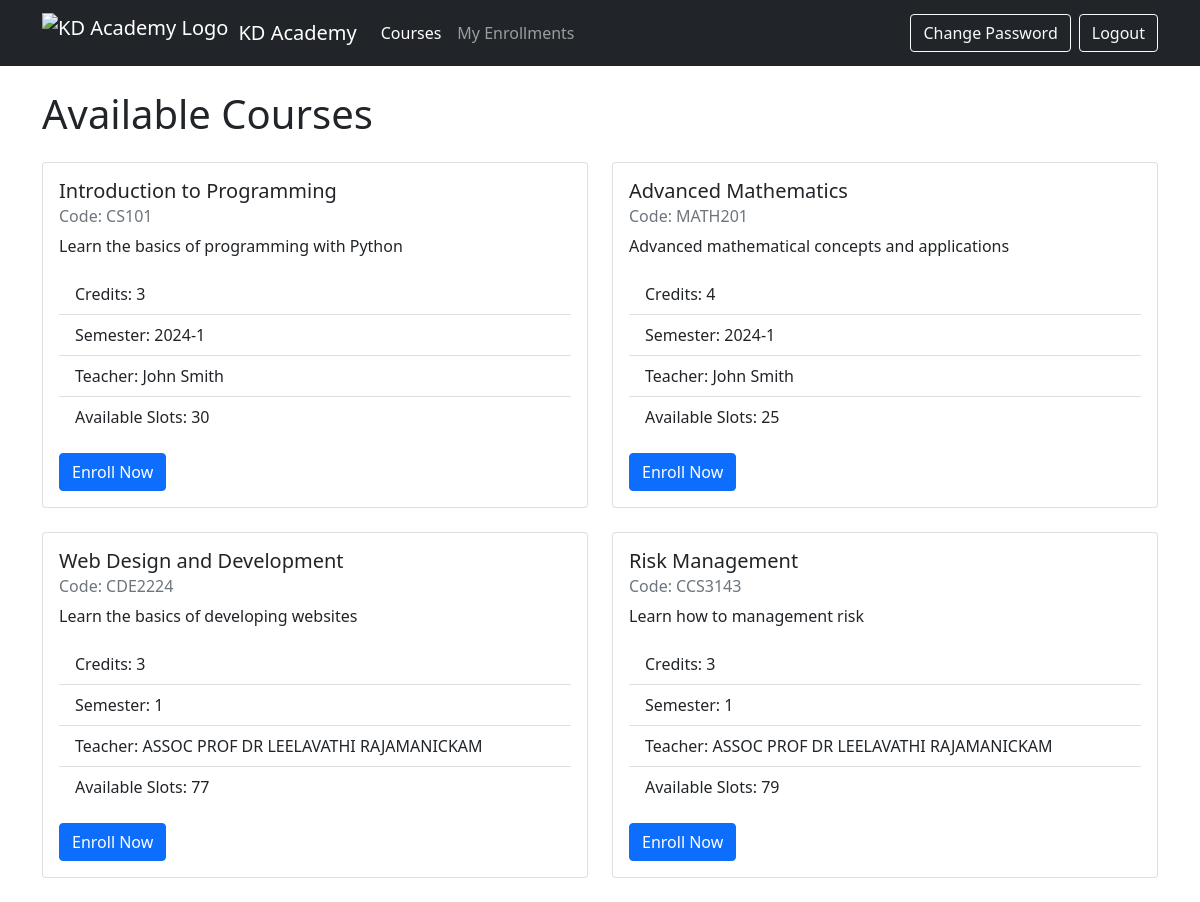
The page /courses.php (signed in) on the database its author committed.
### tables this page shows
CREATE TABLE `courses` (
  `id` int(11) NOT NULL,
  `course_code` varchar(20) NOT NULL,
  `course_name` varchar(100) NOT NULL,
  `description` text DEFAULT NULL,
  `credits` int(11) NOT NULL,
  `semester` varchar(20) NOT NULL,
  `max_students` int(11) NOT NULL,
  `teacher_id` int(11) DEFAULT NULL
);

CREATE TABLE `users` (
  `id` int(11) NOT NULL,
  `username` varchar(50) NOT NULL,
  `password` varchar(255) NOT NULL,
  `email` varchar(100) NOT NULL,
  `full_name` varchar(100) NOT NULL,
  `role` enum('student','teacher','admin') NOT NULL,
  `created_at` timestamp NOT NULL DEFAULT current_timestamp()
);

### courses.php (the view, shortened to what this page needs)
<?php
require_once 'config.php';
try {
    $stmt = $conn->prepare("
        SELECT c.*, u.full_name as teacher_name,
        (SELECT COUNT(*) FROM enrollments WHERE course_id = c.id AND status = 'approved') as enrolled_students
        FROM courses c
        LEFT JOIN users u ON c.teacher_id = u.id
    ");
    $stmt->execute();
    $courses = $stmt->fetchAll();
} catch(PDOException $e) {
    $error = "Error: " . $e->getMessage();
}
?>
<!DOCTYPE html>
<html lang="en">
<head>
    <link href="https://cdn.jsdelivr.net/npm/bootstrap@5.1.3/dist/css/bootstrap.min.css" rel="stylesheet">
</head>
<body>
    <nav class="navbar navbar-expand-lg navbar-dark bg-dark">
        <div class="container">
            <a class="navbar-brand d-flex align-items-center" href="index.php">
                <img src="images/logo.png" alt="KD Academy Logo">
                KD Academy
            </a>
            <div class="collapse navbar-collapse">
                <ul class="navbar-nav me-auto">
                    <li class="nav-item">
                        <a class="nav-link active" href="courses.php">Courses</a>
                    </li>
                    <?php if ($_SESSION['role'] === 'student'): ?>
                    <li class="nav-item">
                        <a class="nav-link" href="enrollment.php">My Enrollments</a>
                    </li>
                    <?php endif; ?>
                </ul>
                <div class="d-flex">
                    <a href="change_password.php" class="btn btn-outline-light me-2">Change Password</a>
                    <a href="logout.php" class="btn btn-outline-light">Logout</a>
                </div>
            </div>
        </div>
    </nav>
    <div class="container mt-4">
        <h1>Available Courses</h1>
        <div class="row mt-4">
            <?php foreach ($courses as $course): ?>
                <div class="col-md-6 mb-4">
                    <div class="card">
                        <div class="card-body">
                            <h5 class="card-title"><?php echo htmlspecialchars($course['course_name']); ?></h5>
                            <h6 class="card-subtitle mb-2 text-muted">Code: <?php echo htmlspecialchars($course['course_code']); ?></h6>
                            <p class="card-text"><?php echo htmlspecialchars($course['description']); ?></p>
                            <ul class="list-group list-group-flush mb-3">
                                <li class="list-group-item">Credits: <?php echo $course['credits']; ?></li>
                                <li class="list-group-item">Semester: <?php echo htmlspecialchars($course['semester']); ?></li>
                                <li class="list-group-item">Teacher: <?php echo htmlspecialchars($course['teacher_name']); ?></li>
                                <li class="list-group-item">Available Slots: <?php echo $course['max_students'] - $course['enrolled_students']; ?></li>
                            </ul>
                            <?php if ($_SESSION['role'] === 'student'): ?>
                                <form action="enroll.php" method="POST">
                                    <button type="submit" class="btn btn-primary"
                                        <?php echo ($course['max_students'] <= $course['enrolled_students']) ? 'disabled' : ''; ?>>
                                        Enroll Now
                                    </button>
                                </form>
                            <?php endif; ?>
                        </div>
                    </div>
                </div>
            <?php endforeach; ?>
        </div>
    </div>
</body>
</html>

### courses.php (style rules this page uses)
.navbar-brand img { height: 40px; margin-right: 10px; }

### rows shown on the page
courses: course_name "Introduction to Programming", course_code "CS101", description "Learn the basics of programming with Python", credits "3", semester "2024-1", teacher.full_name "John Smith", $course['max_students']-$course['enrolled_students'] "30"
courses: course_name "Advanced Mathematics", course_code "MATH201", description "Advanced mathematical concepts and applications", credits "4", semester "2024-1", teacher.full_name "John Smith", $course['max_students']-$course['enrolled_students'] "25"
courses: course_name "Web Design and Development", course_code "CDE2224", description "Learn the basics of developing websites", credits "3", semester "1", teacher.full_name "ASSOC PROF DR LEELAVATHI RAJAMANICKAM", enrolled_students "77"
courses: course_name "Risk Management", course_code "CCS3143", description "Learn how to management risk", credits "3", semester "1", teacher.full_name "ASSOC PROF DR LEELAVATHI RAJAMANICKAM", enrolled_students "79"
